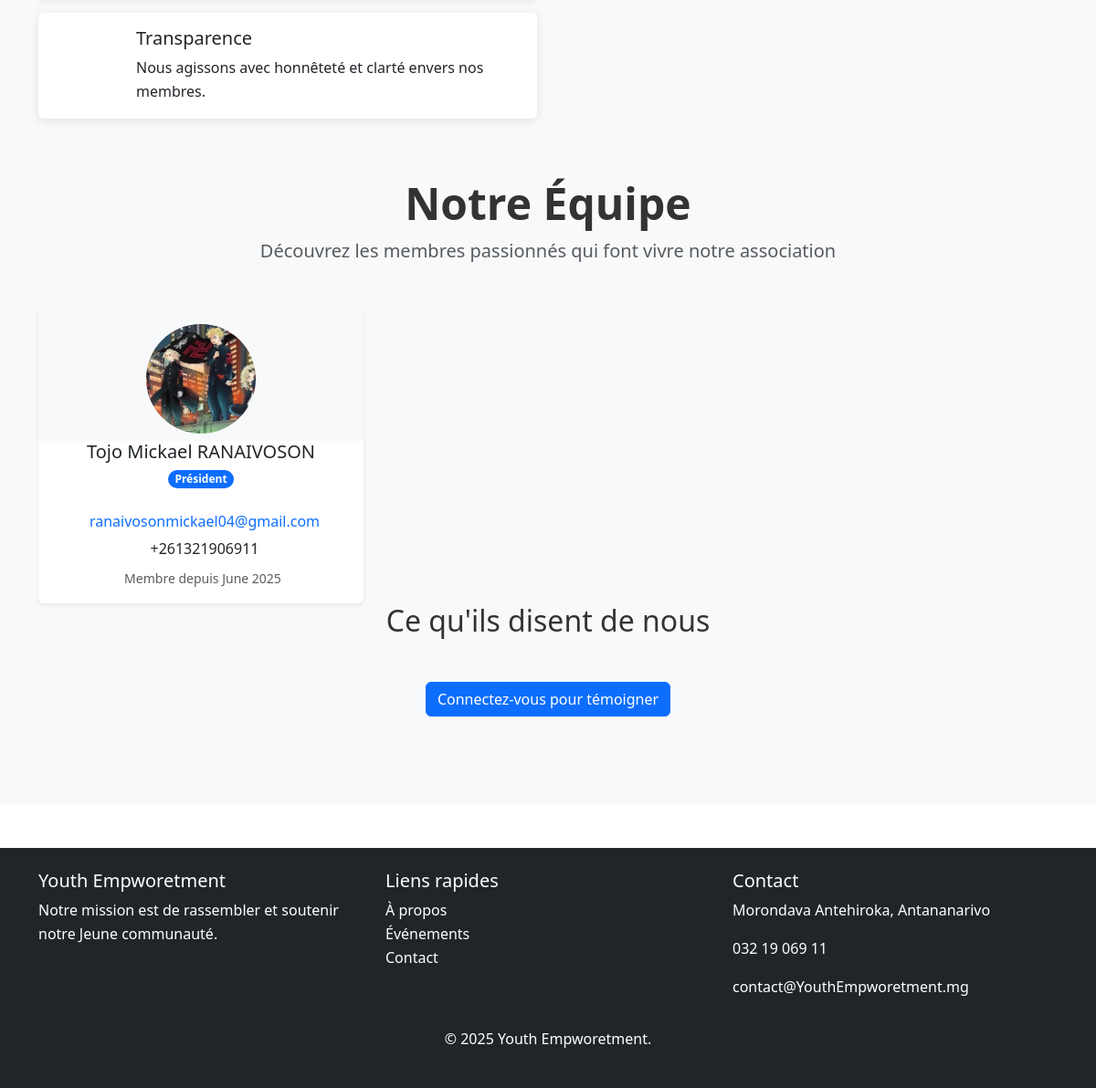
Page /apropos/ (lower part) on the earlier database version.
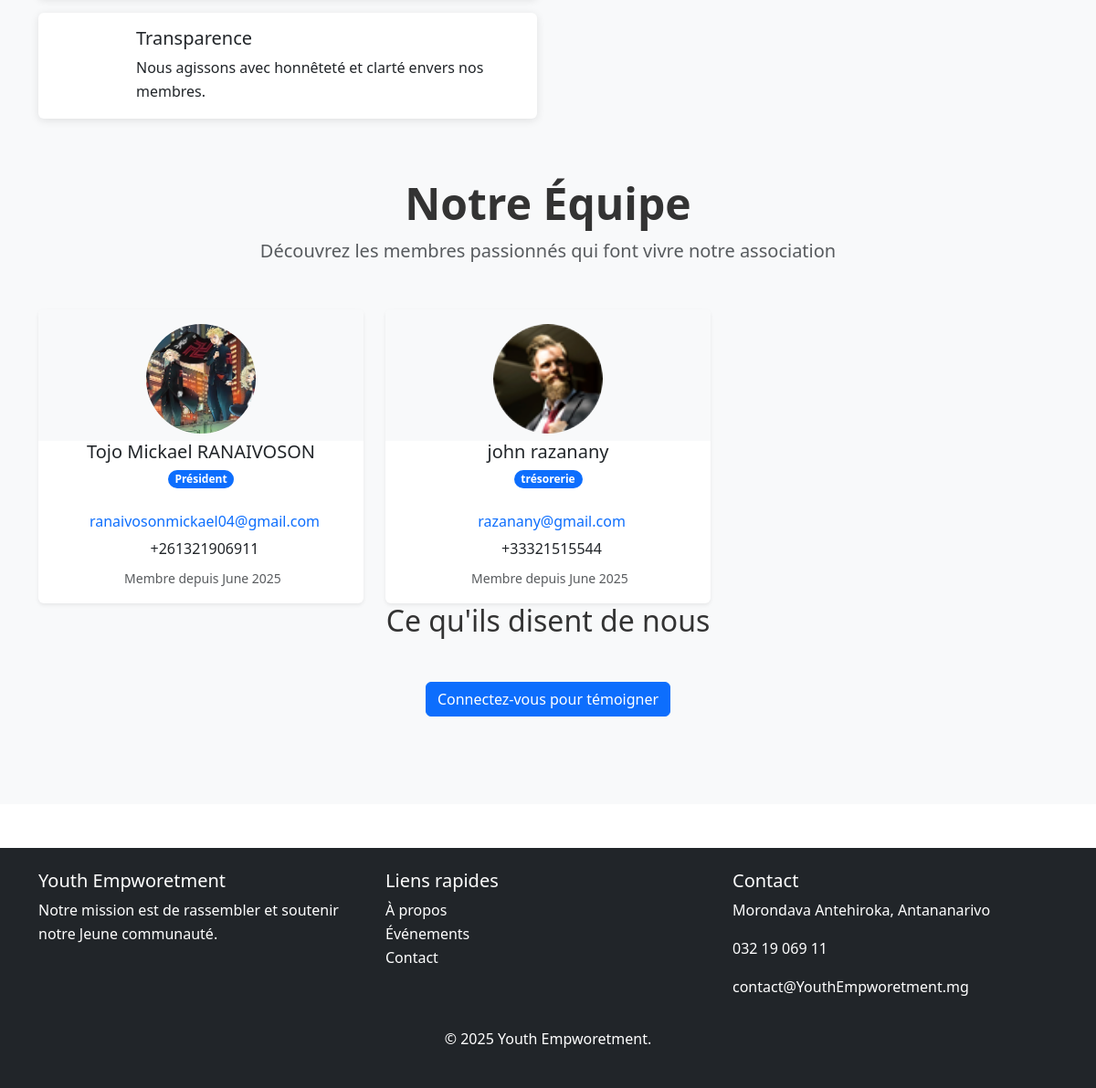
Same page on the later database version.
### AppEquipe/models.py (models this page shows, shortened)
class Equipe(models.Model):
    membre = models.OneToOneField(Utilisateur,on_delete=models.CASCADE)
    role = models.CharField(max_length=100, verbose_name="Rôle dans l'équipe")
    ordre_affichage = models.PositiveIntegerField(default=0)
    date_ajout = models.DateTimeField(auto_now_add=True)
    class Meta:
        verbose_name = "Membre de l'équipe"
        verbose_name_plural = "Équipe"
        ordering = ['ordre_affichage']

### AppMembre/models.py (models this page shows, shortened)
class Utilisateur(models.Model):
    nom = models.CharField(max_length=20)
    prenom = models.CharField(max_length=50)
    date_naissance = models.DateField()
    telephone = models.CharField(max_length=20)
    adresse = models.CharField(max_length=50,blank=True, null=True)
    photo = models.ImageField(upload_to='static/images/membres/')
    email = models.EmailField()
    mot_de_passe = models.TextField()
    date_inscription = models.DateField(auto_now_add=True)
    role = models.CharField(max_length=50)
    USERNAME_FIELD = 'email'
    REQUIRED_FIELD =['username']
    class Meta:
        verbose_name = "Utilisateur"
        verbose_name_plural = "Utilisateurs"

### AppAccueil/views.py (the view)
# urls.py: path(r'apropos/',aproposPage,name='aproposPage'),
def aproposPage (request):
    equipe =Equipe.objects.all().order_by('ordre_affichage')
    temoignage = Temoignage.objects.filter(approuve=True).order_by('date_creation')
    context = {
        'equipe':equipe,
        'temoignage':temoignage
    }
    return render(request,'Apropos.html',context)

### templates/Apropos.html (shortened to what this page needs)
{% extends 'layouts/master.html' %}
{% load static %}
{% block content %}
    <section class="py-5 bg-light ">
        <div class="container marg">
            <div class="row mb-5">
                <div class="col-lg-6">
                    <div class="card mb-3 border-0">
                        <div class="row g-0">
                            <div class="col-md-2 d-flex align-items-center">
                            </div>
                            <div class="col-md-10">
                                <div class="card-body">
                                    <h5 class="card-title">Transparence</h5>
                                    <p class="card-text">Nous agissons avec honnêteté et clarté envers nos membres.</p>
                                </div>
                            </div>
                        </div>
                    </div>
                </div>
                <div class="col-lg-6">
                </div>
            </div>
            <div class="text-center mb-5 marg">
                <h1 class="display-5 fw-bold">Notre Équipe</h1>
                <p class="lead text-muted">Découvrez les membres passionnés qui font vivre notre association</p>
            </div>
            <div class="row row-cols-1 row-cols-md-2 row-cols-lg-3 g-4">
                {% for membre in equipe %}
                <div class="col">
                    <div class="card h-100 shadow-sm border-0">
                        <div class="card-header bg-light border-0 pt-3">
                            {% if membre.membre.photo %}
                            <img src="{{ membre.membre.photo.url }}"
                                class="rounded-circle mx-auto d-block object-fit-cover"
                                width="120" height="120"
                                alt="{{ membre.membre.get_full_name }}">
                            {% else %}
                            <div class="rounded-circle mx-auto d-block bg-secondary d-flex align-items-center justify-content-center"
                                style="width: 120px; height: 120px;">
                                <i class="bi bi-person text-white" style="font-size: 3rem;"></i>
                            </div>
                            {% endif %}
                        </div>
                        <div class="card-body text-center pt-0">
                            <h3 class="h5 card-title mb-1">{{ membre.membre.prenom }} {{ membre.membre.nom }}</h3>
                            <span class="badge bg-primary rounded-pill mb-2">{{ membre.role }}</span>
                            <ul class="list-unstyled mt-3 mb-0">
                                <li class="mb-1">
                                    <a href="mailto:{{ membre.membre.email }}" class="text-decoration-none">{{ membre.membre.email }}</a>
                                </li>
                                <li class="mb-1">
                                    {{ membre.membre.telephone|default:"Non renseigné" }}
                                </li>
                                {% if membre.date_ajout %}
                                <li class="small text-muted mt-2">
                                    Membre depuis {{ membre.date_ajout|date:"F Y" }}
                                </li>
                                {% endif %}
                            </ul>
                        </div>
                    </div>
                </div>
                {% endfor %}
            </div>
            <div class="mb-5">
                <h2 class="text-center mb-4">Ce qu'ils disent de nous</h2>
                <div class="text-center mt-4">
                    {% if request.session.membres %}
                        <a href="" class="btn btn-primary">Ajouter votre témoignage</a>
                    {% else %}
                        <a href="{% url 'connexionPage' %}" class="btn btn-primary">Connectez-vous pour témoigner</a>
                    {% endif %}
                </div>
            </div>
        </div>
    </section>
{% endblock %}

Differences in the rows shown:
added Equipe: shows a picture, membre.prenom "john", membre.nom "razanany", role "trésorerie", membre.email "razanany@gmail.com", membre.telephone "+33321515544", date_ajout "June 2025"
